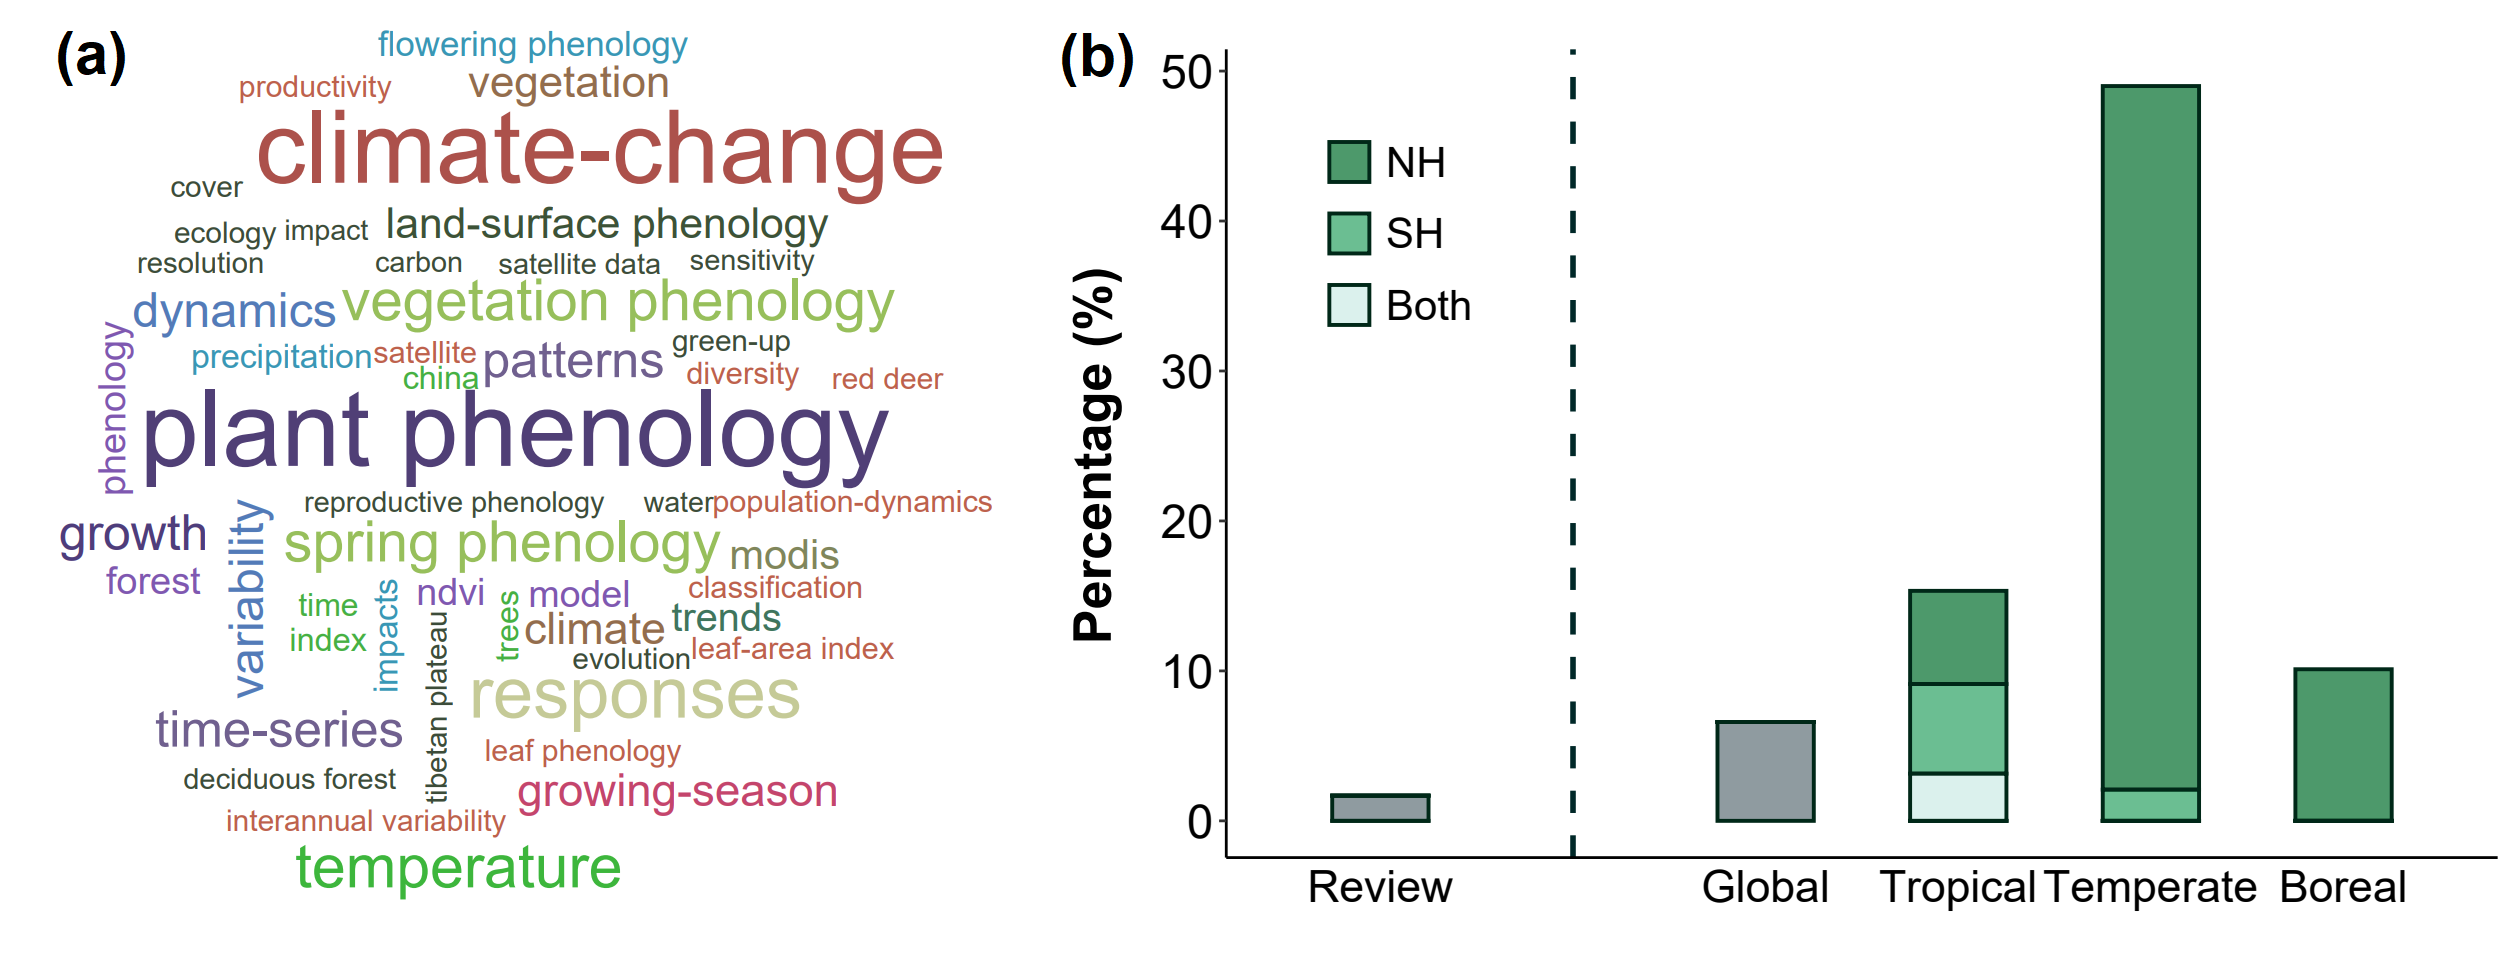

Generate this figure with R:
"
# ==================================================================
#
# SHVegetation FIGURE 1. WORD CLOUD AND DISTRIBUTION OF STUDY REGION
# 
# ==================================================================
# 
# TIME:        2023-04-08 19:10:19 BST
# AUTHOR:      Haoran Wu
# INSTITUTION: Environmental Change Institute
#              School of Geography and the Environment
#              University of Oxford
# 
# EMAIL:       [email redacted]
# 
# ==================================================================
# 
# DESCRIPTION:
#   Delivers a plot of word cloud and a stacked plot of study regions
# 
# ==================================================================
# 
# HOW TO USE:
#   Please run the script under its current direction. Make sure that
#     the following files are available in the same directon:
# 
# (WorkSpace) ---> Figure-1.R
#              |-> Most_Frequent_Words.csv
#              |-> full_record_abstract.RData
#              --> is_review.csv
#  where,
#    'Most_Frequent_Words.csv'       Analysed results of the most frequent words.
#    'full_record_abstract.RData'    Results of qualitative aessessments of abstracts of 3749 papers.
#    'is_review.csv'                 Whether a paper is a review or an article.
#
# ==================================================================
#
# OUTPUT: 'Figure-1.pdf' in the current directory.
#
# ==================================================================
"

#~~~~~~~~~~~~~~~~~~~~~~~~~~~~~~~~~~~~~~~~~~~~~~~~~~~~~~~~~~~
# 0.Packages and Functions---------
#~~~~~~~~~~~~~~~~~~~~~~~~~~~~~~~~~~~~~~~~~~~~~~~~~~~~~~~~~~~
rm(list = ls())

if(!'Most_Frequent_Words.csv' %in% list.files()) 
  stop("Please make sure that the file 'Most_Frequent_Words.csv' is in the current directory.")
if(!'full_record_abstract.RData' %in% list.files()) 
  stop("Please make sure that the file 'full_record_abstract.RData' is in the current directory.")
if(!'is_review.csv' %in% list.files()) 
  stop("Please make sure that the file 'is_review.csv' is in the current directory.")

#packages
library(wordcloud)
library(ggplot2)
library(ggsci)
library(gridExtra)

#start graphic devices
pdf("Figure-1.pdf")

#~~~~~~~~~~~~~~~~~~~~~~~~~~~~~~~~~~~~~~~~~~~~~~~~~~~~~~~~~~~
# 1.Create Word Cloud Plot---------
#~~~~~~~~~~~~~~~~~~~~~~~~~~~~~~~~~~~~~~~~~~~~~~~~~~~~~~~~~~~

d <- read.csv("Most_Frequent_Words.csv")
wordcloud(
  d$Terms, d$Frequency,
  colors = rgb(runif(50,0.2,0.8),runif(50,0.2,0.8),runif(50,0.2,0.8)),
  scale = c(2.5,0.5)
)

#~~~~~~~~~~~~~~~~~~~~~~~~~~~~~~~~~~~~~~~~~~~~~~~~~~~~~~~~~~~
# 2.Create Stacked Plot---------
#~~~~~~~~~~~~~~~~~~~~~~~~~~~~~~~~~~~~~~~~~~~~~~~~~~~~~~~~~~~

#load data
load("full_record_abstract.RData")         # meta information got from qualitative assessments of published papaers
                                           #   a total of 3749 papers
v <- read.csv("is_review.csv")$is_review   # whether a paper is a review
tb$is_review <- v

#compute the number of papers 
y_review <- sum(tb$is_review=="y")/nrow(tb)                                          # review
y_global <- sum((tb$hemisphere=="global"&tb$region=="global")|tb$note!="")/nrow(tb)  # global studies
n_tropical <- sum(tb$region=="tropical"&tb$hemisphere=="n")/nrow(tb)                 # tropical studies (north hemisphere)
s_tropical <- sum(tb$region=="tropical"&tb$hemisphere=="s")/nrow(tb)                 # tropical studies (south hemisphere)
b_tropical <- sum(tb$region=="tropical"&tb$hemisphere=="global")/nrow(tb)            # tropical studies (both hemispheres)
n_temperate <- sum(tb$region=="temperate"&tb$hemisphere=="n")/nrow(tb)               # temperate studies (north hemisphere)
s_temperate <- sum(tb$region=="temperate"&tb$hemisphere=="s")/nrow(tb)               # temperate studies (south hemisphere)
n_boreal <- sum(tb$region=="polar")/nrow(tb)                                         # boreal studies 

#reshape data
percent <- c(
  #review,global,north,south,Both
  y_review,0,0,0,0,
  0,y_global,0,0,0,
  0,0,n_tropical,s_tropical,b_tropical,
  0,0,n_temperate,s_temperate,0,
  0,0,n_boreal,0,0
)*100

df <- data.frame(
  region=rep(c(1, 3, 4, 5, 6), each=5),
  hemisphere=factor(rep(c('review','global', 'NH', 'SH', 'Both'), times=5),
                    levels = c('NH','SH','Both','review','global')),
  percent=percent
)

#color settings 
colorVec <- c(
  rgb(201/255,127/255,125/255), #red
  rgb(115/255,131/255,136/255), #grey
  rgb(161/255,199/255,182/255),  #light green
  rgb(233/255,177/255,124/255), #yellow
  rgb(77/255,189/255,226/255)  #blue
)

colorVec <- c(
  rgb(0/255,109/255,44/255),
  rgb(44/255,162/255,99/255),
  #rgb(102/255*1.2,194/255*1.2,164/255*1.2),
  rgb(204/255,236/255,230/255),
  rgb(95/255,113/255,119/255),
  rgb(95/255,113/255,119/255)
)

#render plot
g <- ggplot(df, aes(fill=hemisphere, y=percent, x=region)) + 
  geom_bar(position='stack', stat='identity',width = 0.5,alpha=0.7,color=rgb(0/255,40/255,24/255),size=0.7) +
  theme_classic()+
  #scale_fill_jama()+
  scale_fill_manual(values = colorVec)+
  geom_vline(xintercept=2,linetype='dashed', color=rgb(0/256,40/256,40/256),size=1)+
  scale_x_continuous(limits=c(0.5,6.5),breaks=c(1,2,3,4,5,6),
                     labels = c('Review','','Global','Tropical','Temperate','Boreal'))+
  guides(fill = guide_legend(byrow = TRUE))+
  theme(axis.ticks.x = element_blank(),legend.title = element_blank(),
        axis.title.y=element_text(size=20,face="bold",colour="black"),
        axis.text.x=element_text(size = 17,colour="black"),#,angle=45,hjust = 1
        axis.text.y=element_text(size = 18,colour="black"),
        legend.position = c(0.15, 0.7),
        legend.text = element_text(size = 16,colour="black"),
        legend.spacing.y=unit(0.7,"lines")
  )+xlab(NULL)+ylab("Percentage (%)")

print(g)


#END
dev.off()
